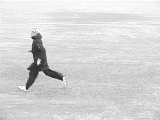
#> input picture frame 32 of input/person15_running_d1_uncomp.avi, 160 x 120 px
$ python background_subtraction.py
#> lines starting #> are read from the running program, lines starting #| are printed output that depends on the picture; after the words box and inside, x2 and y2 are one past the last pixel; in counts of white or black regions, pixels touching at a corner belong together
# Perform background subtraction
import cv2
import numpy as np

'''
# source: https://learnopencv.com/read-write-and-display-a-video-using-opencv-cpp-python/#:~:
text=Read%2C%20Write%20and%20Display%20a%20video%20using%20OpenCV,3%20Writing%20a%20video%20...%204%20Summary%20
'''
def display_video(path):
    cap = cv2.VideoCapture(path)

    if (cap.isOpened()== False):
        print("Error opening video stream or file")

    while(cap.isOpened()):
        ret, frame = cap.read()
        if ret == True:

            cv2.imshow('Frame',frame)
            # Press Q on keyboard to  exit
            if cv2.waitKey(25) & 0xFF == ord('q'):
                break
        else:
            break

    cap.release()
    cv2.destroyAllWindows()

'''
source: https://docs.opencv.org/3.4/d1/dc5/tutorial_background_subtraction.html
'''
def background_subtract(path):
    backSub = cv2.createBackgroundSubtractorKNN()
    capture = cv2.VideoCapture(cv2.samples.findFileOrKeep(path))
    if not capture.isOpened():
        print('Unable to open: ' + path)
        exit(0)
    while True:
        ret, frame = capture.read()
#> frame is the input picture: shape (120, 160, 3); min 23, max 255, mean 214.6
        if frame is None:
            break

        fgMask = backSub.apply(frame)
#> fgMask: shape (120, 160); every value is 255
        fgMask = cv2.medianBlur(fgMask, 5)
        fgMask = image_enhancement(fgMask)
        cv2.rectangle(frame, (10, 2), (100,20), (255,255,255), -1)
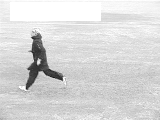
#> frame: shape (120, 160, 3); min 23, max 255, mean 216.2
        cv2.putText(frame, str(capture.get(cv2.CAP_PROP_POS_FRAMES)), (15, 15),
                cv2.FONT_HERSHEY_SIMPLEX, 0.5 , (0,0,0))
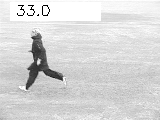
#> frame: shape (120, 160, 3); 0.42% of pixels changed, all inside (x1, y1, x2, y2) = (17, 5, 50, 16)


        cv2.imshow('Frame', frame)
        cv2.imshow('FG Mask', fgMask)

        # Press Q on keyboard to  exit
        if cv2.waitKey(25) & 0xFF == ord('q'):
#> (key q is pressed here)
            break

def image_enhancement(frame):
    err_kernel = np.ones((5, 5), np.uint8)
    dil_kernel = np.ones((5, 5), np.uint8)

    img_erosion = cv2.erode(frame, err_kernel, iterations=1)
    img_dilation = cv2.dilate(img_erosion, dil_kernel, iterations=1)
    _, img_threshold = cv2.threshold(img_dilation, 70, 255, cv2.THRESH_BINARY)
    return img_threshold

if __name__ == "__main__":
    path = 'C:\\Users\\LyuxingHe\\Desktop\\GitRepos\\ece549\\BFHI\\input\\person15_running_d1_uncomp.avi'
    background_subtract(path)

$ run again, starting later in the video
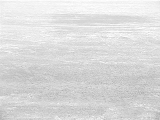
#> input picture frame 146 of input/person15_running_d1_uncomp.avi, 160 x 120 px
#> in background_subtract, frame is the input picture: shape (120, 160, 3); min 174, max 255, mean 219.2
#> fgMask: shape (120, 160); every value is 255
#> in background_subtract, `cv2.putText(frame, str(capture.get(cv2.CAP_PROP_POS_FRAMES)), (15, 15)..`:
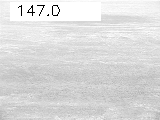
#> frame: shape (120, 160, 3); min 0, max 255, mean 219.6

$ run again, starting later in the video
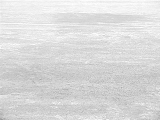
#> input picture frame 260 of input/person15_running_d1_uncomp.avi, 160 x 120 px
#> in background_subtract, frame is the input picture: shape (120, 160, 3); min 153, max 255, mean 218.8
#> fgMask: shape (120, 160); every value is 255
#> in background_subtract, `cv2.rectangle(frame, (10, 2), (100,20), (255,255,255), -1)`:
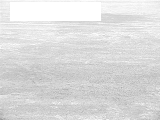
#> frame: shape (120, 160, 3); min 153, max 255, mean 220.5
#> in background_subtract, `cv2.putText(frame, str(capture.get(cv2.CAP_PROP_POS_FRAMES)), (15, 15)..`:
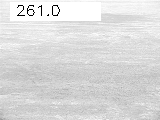
#> frame: shape (120, 160, 3); 0.51% of pixels changed, all inside (x1, y1, x2, y2) = (17, 5, 60, 16)
